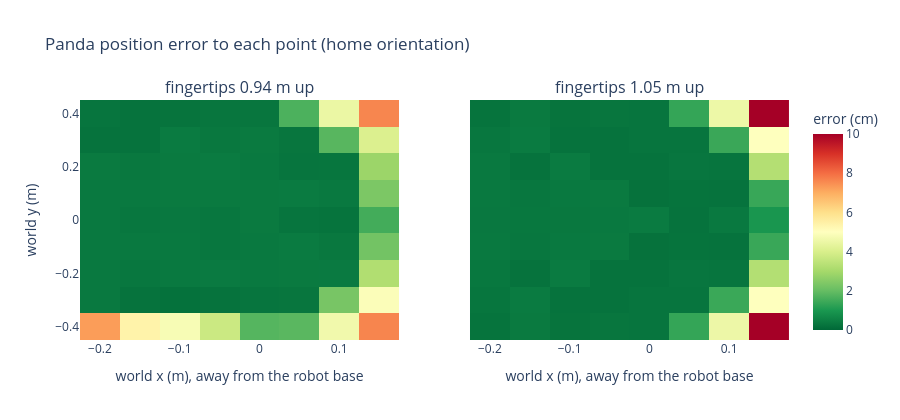

The code cell stored with this chart in its notebook:
### Markdown cell above
So `ScaledNativeScene` moves them 8 m away and turns their collisions off (`keep_distractors=True` leaves them). This is a deliberate departure from "native"; it is recorded in the design log (D-010).

## 3. Where the real table sits in the sim

The table frame is the one the scans use: origin at the ChArUco board's top-left corner, x along the long side, y toward the far edge, z up with the tabletop at 0. The sim has the robot's base at world x = -0.66 reaching along +x, so "away from the person" is mapped to "away from the robot base". A measured reach map says where the Panda can hold its fingers upright, and so how large the work area may be.

### Code cell
from hurobo.reach import measure_reach_map
from hurobo.utils.viewer import reach_map_figure

xs = np.arange(-0.20, 0.151, 0.05)
ys = np.arange(-0.40, 0.401, 0.10)
reach = {f"fingertips {z:.2f} m up": measure_reach_map(scene, xs, ys, z) for z in (0.94, 1.05)}
reach_map_figure(xs, ys, reach, "Panda position error to each point (home orientation)").show()

### Figure 1 — Plotly figure (JSON) as saved in the notebook; plotly's stock layout.template omitted (floating-point values rounded to 4 significant figures)
{"data": [{"colorscale": [[0.0, "rgb(0,104,55)"], [0.1, "rgb(26,152,80)"], [0.2, "rgb(102,189,99)"], [0.3, "rgb(166,217,106)"], [0.4, "rgb(217,239,139)"], [0.5, "rgb(255,255,191)"], [0.6, "rgb(254,224,139)"], [0.7, "rgb(253,174,97)"], [0.8, "rgb(244,109,67)"], [0.9, "rgb(215,48,39)"], [1.0, "rgb(165,0,38)"]], "hovertemplate": "x %{x:.2f} y %{y:.2f}: %{z:.1f} cm<extra></extra>", "showscale": false, "type": "heatmap", "x": [-0.2, -0.15, -0.1, -0.05, -5.551e-17, 0.05, 0.1, 0.15], "xaxis": "x", "y": [-0.4, -0.3, -0.2, -0.1, -1.11e-16, 0.1, 0.2, 0.3, 0.4], "yaxis": "y", "z": [[7.261, 5.403, 4.799, 3.727, 1.779, 1.839, 4.628, 7.624], [0.3549, 0.2387, 0.2097, 0.2307, 0.2734, 0.2942, 2.285, 4.89], [0.3542, 0.3042, 0.3447, 0.3826, 0.3442, 0.3671, 0.3825, 3.211], [0.3546, 0.3497, 0.3534, 0.3065, 0.35, 0.3881, 0.3296, 2.206], [0.3576, 0.3123, 0.3425, 0.3051, 0.378, 0.2801, 0.2436, 1.538], [0.3579, 0.3551, 0.3743, 0.3712, 0.3794, 0.3943, 0.3508, 2.341], [0.3743, 0.3353, 0.3666, 0.3984, 0.3641, 0.2783, 0.2877, 2.849], [0.23, 0.2384, 0.3878, 0.339, 0.3725, 0.289, 1.81, 4.086], [0.2753, 0.2287, 0.2548, 0.2941, 0.2952, 1.662, 4.483, 7.616]], "zmax": 10, "zmin": 0}, {"colorbar": {"title": {"text": "error (cm)"}}, "colorscale": [[0.0, "rgb(0,104,55)"], [0.1, "rgb(26,152,80)"], [0.2, "rgb(102,189,99)"], [0.3, "rgb(166,217,106)"], [0.4, "rgb(217,239,139)"], [0.5, "rgb(255,255,191)"], [0.6, "rgb(254,224,139)"], [0.7, "rgb(253,174,97)"], [0.8, "rgb(244,109,67)"], [0.9, "rgb(215,48,39)"], [1.0, "rgb(165,0,38)"]], "hovertemplate": "x %{x:.2f} y %{y:.2f}: %{z:.1f} cm<extra></extra>", "showscale": true, "type": "heatmap", "x": [-0.2, -0.15, -0.1, -0.05, -5.551e-17, 0.05, 0.1, 0.15], "xaxis": "x2", "y": [-0.4, -0.3, -0.2, -0.1, -1.11e-16, 0.1, 0.2, 0.3, 0.4], "yaxis": "y2", "z": [[0.2469, 0.3704, 0.2579, 0.2954, 0.2704, 1.345, 4.53, 10.0], [0.2823, 0.39, 0.2337, 0.2386, 0.2802, 0.2657, 1.421, 4.977], [0.3238, 0.2287, 0.3879, 0.2225, 0.2307, 0.3018, 0.2719, 3.263], [0.3493, 0.3086, 0.3524, 0.3716, 0.2165, 0.2431, 0.2329, 1.413], [0.3408, 0.3266, 0.3359, 0.3584, 0.3895, 0.2285, 0.3577, 0.9587], [0.3449, 0.3063, 0.3506, 0.3718, 0.2165, 0.2429, 0.2321, 1.4], [0.3572, 0.2262, 0.3894, 0.2224, 0.2305, 0.302, 0.274, 3.283], [0.3071, 0.391, 0.2327, 0.2387, 0.2804, 0.2648, 1.416, 4.972], [0.2496, 0.3706, 0.2578, 0.2957, 0.2716, 1.349, 4.536, 10.0]], "zmax": 10, "zmin": 0}], "layout": {"annotations": [{"font": {"size": 16}, "showarrow": false, "text": "fingertips 0.94 m up", "x": 0.225, "xanchor": "center", "xref": "paper", "y": 1.0, "yanchor": "bottom", "yref": "paper"}, {"font": {"size": 16}, "showarrow": false, "text": "fingertips 1.05 m up", "x": 0.775, "xanchor": "center", "xref": "paper", "y": 1.0, "yanchor": "bottom", "yref": "paper"}], "height": 420, "title": {"text": "Panda position error to each point (home orientation)"}, "xaxis": {"anchor": "y", "domain": [0.0, 0.45], "title": {"text": "world x (m), away from the robot base"}}, "xaxis2": {"anchor": "y2", "domain": [0.55, 1.0], "title": {"text": "world x (m), away from the robot base"}}, "yaxis": {"anchor": "x", "domain": [0.0, 1.0], "title": {"text": "world y (m)"}}, "yaxis2": {"anchor": "x2", "domain": [0.0, 1.0], "matches": "y", "showticklabels": false}}}
